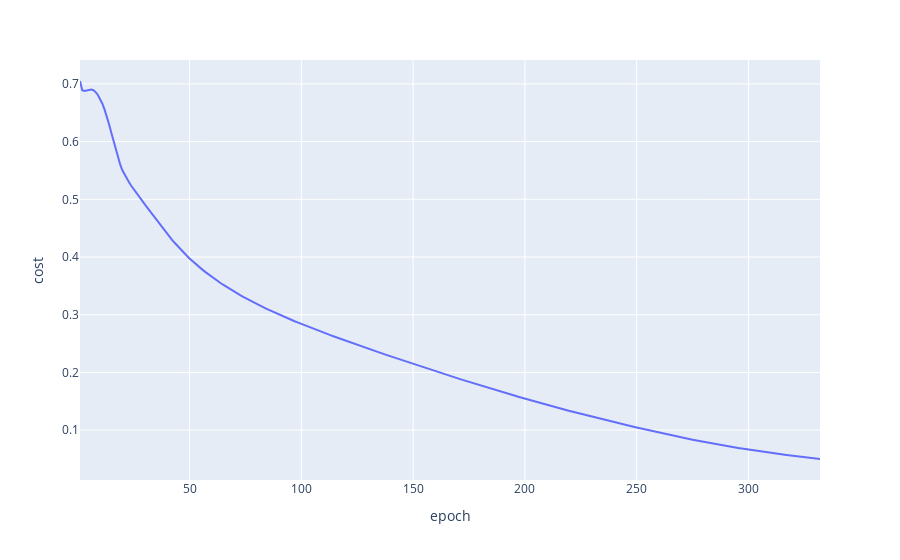

Here is the notebook cell this chart was saved with:
### Markdown cell above
## Plot learning rate

### Code cell
x = np.arange(1, actual_epoch_count + 1)
y = np.array(cost_change_history)

fig = px.line(x=x, y=y, labels={'x':'epoch', 'y':'cost'})
fig.show()

### Figure 1 — Plotly figure (JSON) as saved in the notebook; plotly's stock layout.template omitted (floating-point values rounded to 4 significant figures; data arrays with more than 128 entries replaced by an {"elided": "..."} marker saying what was removed)
{"data": [{"hovertemplate": "epoch=%{x}<br>cost=%{y}<extra></extra>", "legendgroup": "", "line": {"color": "#636efa", "dash": "solid"}, "marker": {"symbol": "circle"}, "mode": "lines", "name": "", "orientation": "v", "showlegend": false, "type": "scatter", "x": {"elided": "332 int values"}, "xaxis": "x", "y": {"elided": "332 float values"}, "yaxis": "y"}], "layout": {"legend": {"tracegroupgap": 0}, "margin": {"t": 60}, "xaxis": {"anchor": "y", "domain": [0.0, 1.0], "title": {"text": "epoch"}}, "yaxis": {"anchor": "x", "domain": [0.0, 1.0], "title": {"text": "cost"}}}}
